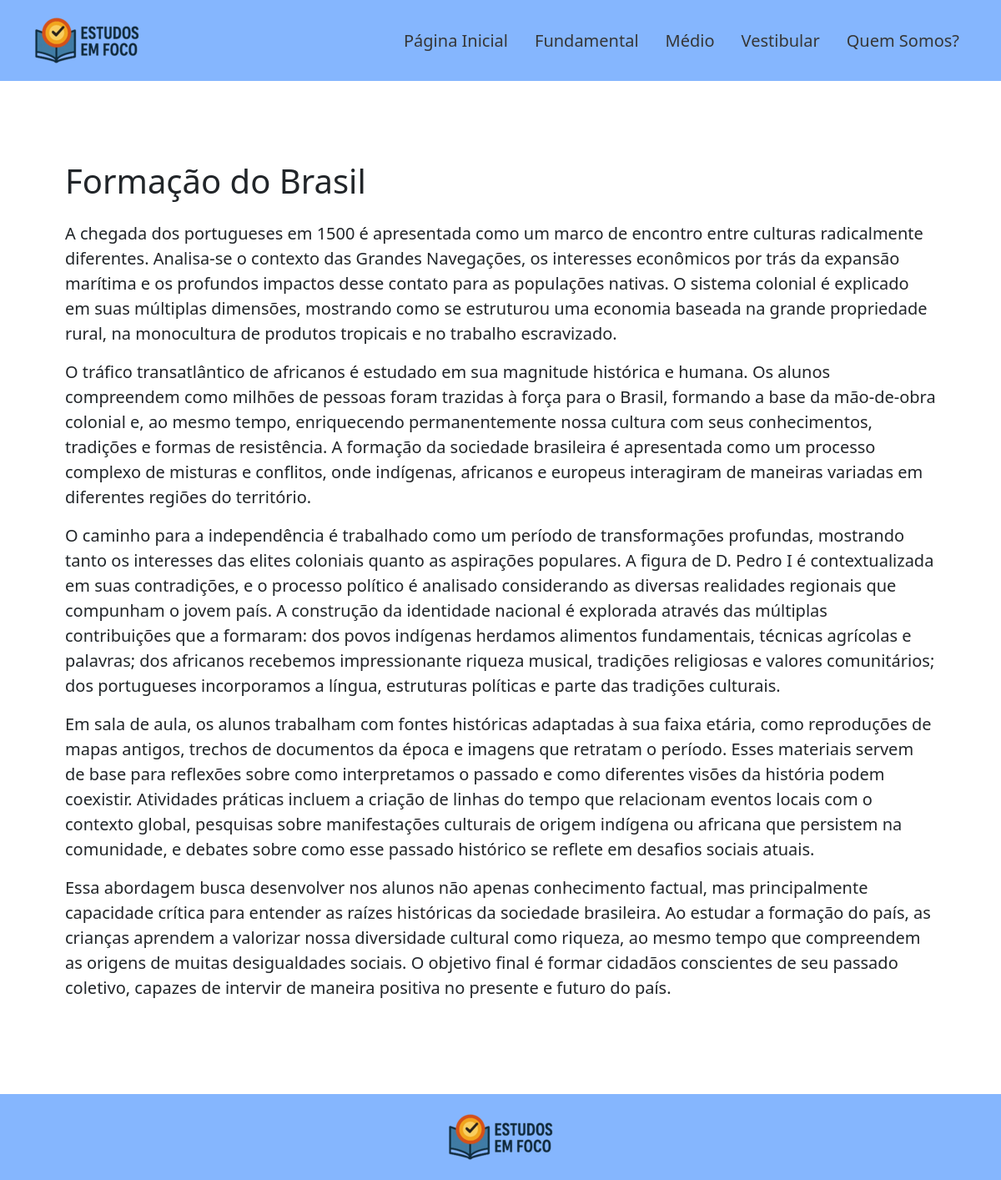
Screenshot of /explicacao.php?topico=7 with the database file from the repository.
### tables this page shows
CREATE TABLE IF NOT EXISTS `topicos` (
  `id` int NOT NULL AUTO_INCREMENT,
  `materia_id` int NOT NULL,
  `nome` varchar(100) NOT NULL,
  `descricao` text NOT NULL,
  PRIMARY KEY (`id`),
  KEY `materia_id` (`materia_id`),
  CONSTRAINT `topicos_ibfk_1` FOREIGN KEY (`materia_id`) REFERENCES `materias` (`id`)
);

### explicacao.php (the view)
<?php
    include('includes/header.php');
    include('includes/conexao.php');
    $topico_id = $_GET['topico'] ?? '';
    if($topico_id){
        $tabela = $conexao->prepare("SELECT nome, descricao FROM topicos WHERE id = ?");
        $tabela->bind_param('i', $topico_id);
        $tabela->execute();
        $tabela = $tabela->get_result();
    }else{
        echo '<p>Nenhum tópico especificado.</p>';
    }
?>
<article class="container justify-content-center p-5">
    <?php
        if($linha = $tabela->fetch_assoc()){
            echo '<h1 class="mb-4">' . $linha['nome'] . '</h1>';
            $paragrafos = explode("\n", $linha['descricao']);
            foreach ($paragrafos as $paragrafo) {
                echo '<p class="fs-5">' . $paragrafo . '</p>';
            }
        }else{
                echo '<p>Este tópico não foi encontrado.</p>';
        }
    ?>
</article>
<?php include('includes/footer.php'); ?>

### includes/header.php (shortened to what this page needs)
<?php
    function paginaAtiva($paginaAtiva){
        $pagina = end(explode('/', $_SERVER['REQUEST_URI']));
        if($paginaAtiva == $pagina){
            echo 'active';
        }
    }
?>
<!DOCTYPE html>
<html lang="pt-BR">
<head>
    <link href="https://cdn.jsdelivr.net/npm/bootstrap@5.3.6/dist/css/bootstrap.min.css" rel="stylesheet">
    <link rel="stylesheet" href="https://cdn.jsdelivr.net/npm/bootstrap-icons@1.13.1/font/bootstrap-icons.min.css">
    <link rel="stylesheet" href="css/style.css">
</head>
<body>
    <header class="p-2 mb-5 bg-primary bg-opacity-50">
        <div class="container">
            <nav class="navbar navbar-expand-lg d-flex justify-content-between align-items-center w-100">
                <a class="navbar-brand d-flex align-items-center gap-2" href="#">
                    <img src="images/logo.png" alt="Logo">
                </a>
                <div class="collapse navbar-collapse justify-content-end mt-3 mt-lg-0" id="navbarNavDropdown">
                    <ul class="navbar-nav gap-3 fs-5">
                        <li class="nav-item"><a class="nav-link <?php paginaAtiva('index.php') ?>" href="index.php">Página Inicial</a></li>
                        <li class="nav-item"><a class="nav-link <?php paginaAtiva('fundamental.php') ?>" href="fundamental.php">Fundamental</a></li>
                        <li class="nav-item"><a class="nav-link <?php paginaAtiva('medio.php') ?>" href="medio.php">Médio</a></li>
                        <li class="nav-item"><a class="nav-link <?php paginaAtiva('vestibular.php') ?>" href="vestibular.php">Vestibular</a></li>
                        <li class="nav-item"><a class="nav-link <?php paginaAtiva('quemsomos.php') ?>" href="quemsomos.php">Quem Somos?</a></li>
                    </ul>
                </div>
            </nav>
        </div>
    </header>

### includes/footer.php (shortened to what this page needs)
<div class="container-fluid bg-primary bg-opacity-50 mt-5">
    <footer class="d-flex flex-wrap justify-content-evenly align-items-center py-4 px-4">
        <img src="images/logo.png" alt="">
    </footer>
</div>
</body>
</html>

### css/style.css (style rules this page uses)
.nav-link { color: rgb(54, 54, 54); }

### rows the page displays
topicos: nome "Formação do Brasil", descricao "A chegada dos portugueses em 1500 é apresentada como um marco de encontro entre culturas radicalmente diferentes. Analisa-se o contexto das Grandes Navegações, os interesses econômicos por trás da expansão marítima e os profundos impactos desse contato para as populações nativas. O sistema colonial é explicado em suas múltiplas dimensões, mostrando como se estruturou uma economia baseada na grande propriedade rural, na monocultura de produtos tropicais e no trabalho escravizado.", descricao "O tráfico transatlântico de africanos é estudado em sua magnitude histórica e humana. Os alunos compreendem como milhões de pessoas foram trazidas à força para o Brasil, formando a base da mão-de-obra colonial e, ao mesmo tempo, enriquecendo permanentemente nossa cultura com seus conhecimentos, tradições e formas de resistência. A formação da sociedade brasileira é apresentada como um processo complexo de misturas e conflitos, onde indígenas, africanos e europeus interagiram de maneiras variadas em diferentes regiões do território.", descricao "O caminho para a independência é trabalhado como um período de transformações profundas, mostrando tanto os interesses das elites coloniais quanto as aspirações populares. A figura de D. Pedro I é contextualizada em suas contradições, e o processo político é analisado considerando as diversas realidades regionais que compunham o jovem país. A construção da identidade nacional é explorada através das múltiplas contribuições que a formaram: dos povos indígenas herdamos alimentos fundamentais, técnicas agrícolas e palavras; dos africanos recebemos impressionante riqueza musical, tradições religiosas e valores comunitários; dos portugueses incorporamos a língua, estruturas políticas e parte das…", descricao "Em sala de aula, os alunos trabalham com fontes históricas adaptadas à sua faixa etária, como reproduções de mapas antigos, trechos de documentos da época e imagens que retratam o período. Esses materiais servem de base para reflexões sobre como interpretamos o passado e como diferentes visões da história podem coexistir. Atividades práticas incluem a criação de linhas do tempo que relacionam eventos locais com o contexto global, pesquisas sobre manifestações culturais de origem indígena ou africana que persistem na comunidade, e debates sobre como esse passado histórico se reflete em desafios sociais atuais.", descricao "Essa abordagem busca desenvolver nos alunos não apenas conhecimento factual, mas principalmente capacidade crítica para entender as raízes históricas da sociedade brasileira. Ao estudar a formação do país, as crianças aprendem a valorizar nossa diversidade cultural como riqueza, ao mesmo tempo que compreendem as origens de muitas desigualdades sociais. O objetivo final é formar cidadãos conscientes de seu passado coletivo, capazes de intervir de maneira positiva no presente e futuro do país."
